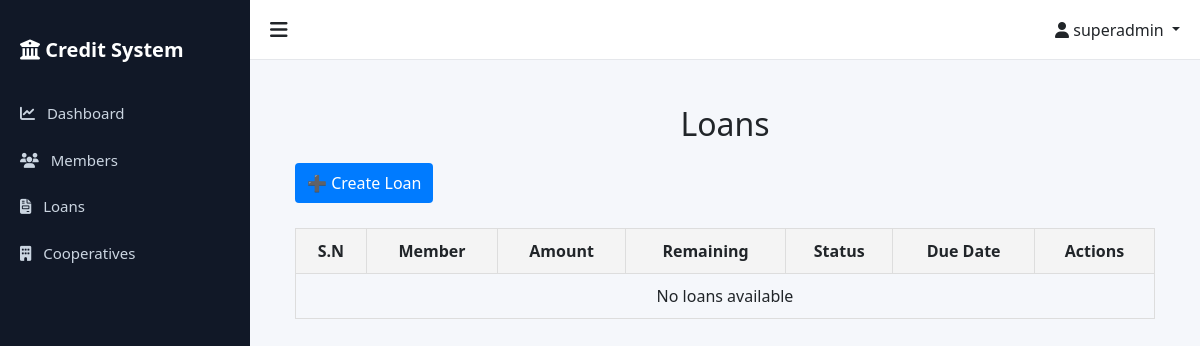
/loans/ (signed in), run on an earlier commit of the app's database.
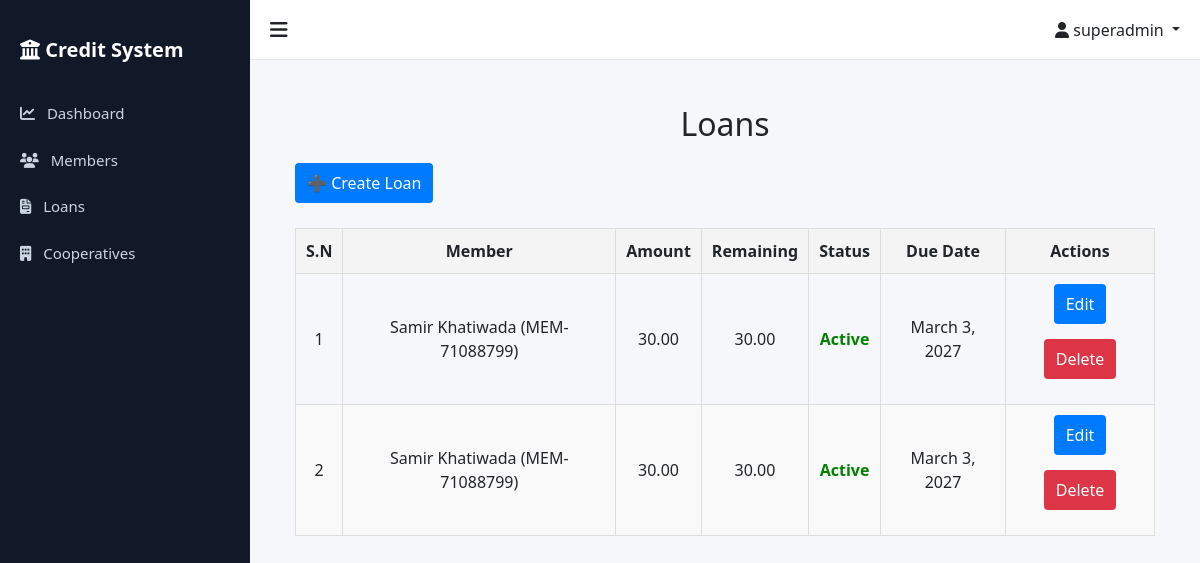
And on a later commit of the database.
### accounts/models.py (models this page shows, shortened)
class User(AbstractUser):
    ROLE_CHOICES = (
        ('superadmin', 'Super Admin'),
        ('admin', 'Admin'),
        ('staff', 'Staff'),
    )
    role = models.CharField(max_length=20, choices=ROLE_CHOICES, default='staff')
    cooperative = models.ForeignKey(
        'cooperatives.Cooperative',
        on_delete=models.SET_NULL,
        null=True,
        blank=True,
        related_name='users',
        help_text="Null for Super Admin users"
    )
    class Meta:
        ordering = ['-date_joined']
        indexes = [
            models.Index(fields=['role']),
            models.Index(fields=['cooperative']),
        ]
    def is_superadmin(self):
        return self.role == 'superadmin'
    def is_admin(self):
        return self.role == 'admin'
    def is_staff_user(self):
        return self.role == 'staff'

### loans/models.py (models this page shows, shortened)
class Loan(models.Model):
    STATUS_CHOICES = [
        ('Active', 'Active'),
        ('Cleared', 'Cleared'),
        ('Overdue', 'Overdue'),
    ]
    loan_id = models.AutoField(primary_key=True)
    member = models.ForeignKey(
        Member,
        on_delete=models.CASCADE,
        related_name="loans"
    )
    cooperative = models.ForeignKey(
        Cooperative,
        on_delete=models.CASCADE,
        related_name="loans"
    )
    loan_amount = models.DecimalField(max_digits=12, decimal_places=2)
    interest_rate = models.DecimalField(
        max_digits=5,
        decimal_places=2,
        help_text="Interest rate in %"
    )
    loan_date = models.DateField()
    due_date = models.DateField()
    status = models.CharField(
        max_length=10,
        choices=STATUS_CHOICES,
        default="Active"
    )
    remaining_balance = models.DecimalField(
        max_digits=12,
        decimal_places=2,
        blank=True
    )
    created_by = models.ForeignKey(
        settings.AUTH_USER_MODEL,
        on_delete=models.SET_NULL,
        null=True
    )
    created_at = models.DateTimeField(auto_now_add=True)

### members/models.py (models this page shows, shortened)
class Member(models.Model):
    full_name = models.CharField(max_length=255)
    citizenship_number = models.CharField(max_length=50, unique=True)
    unique_system_id = models.CharField(max_length=20, unique=True, editable=False)
    address = models.TextField()
    phone = models.CharField(max_length=20)
    blacklist_status = models.BooleanField(default=False)
    cooperative = models.ForeignKey(
        'cooperatives.Cooperative',
        on_delete=models.CASCADE,
        related_name='members'
    )
    created_at = models.DateTimeField(auto_now_add=True)
    updated_at = models.DateTimeField(auto_now=True)
    class Meta:
        ordering = ['-created_at']
        indexes = [
            models.Index(fields=['citizenship_number']),
            models.Index(fields=['unique_system_id']),
            models.Index(fields=['blacklist_status']),
        ]
    def __str__(self):
        return f"{self.full_name} ({self.unique_system_id})"

### loans/views.py (the view)
# urls.py: path('', LoanListView.as_view(), name='loan_list'),
class LoanListView(StaffOrAdminMixin, CooperativeAccessMixin, LoginRequiredMixin, ListView):
    model = Loan
    template_name = 'loans/loan_list.html'
    context_object_name = 'loans'
    paginate_by = 10
    ordering = ['-loan_date']
    def get_queryset(self):
        qs = super().get_queryset()
        if not self.request.user.is_superadmin():
            qs = qs.filter(cooperative=self.request.user.cooperative)
        return qs

### accounts/permissions.py (called while the page is built, shortened)
    def test_func(self):
        return self.request.user.is_authenticated and (
            self.request.user.is_staff_user() or
            self.request.user.is_admin() or
            self.request.user.is_superadmin()
        )

    def get_queryset(self):
        queryset = super().get_queryset()
        if self.request.user.is_superadmin():
            return queryset

    def get_context_data(self, **kwargs):
        context = super().get_context_data(**kwargs)
        if not self.request.user.is_superadmin() and self.request.user.cooperative:
            context['user_cooperative'] = self.request.user.cooperative
        return context

### templates/loans/loan_list.html (shortened to what this page needs)
{% extends "base.html" %}
{% block content %}
<div class="loan-container">
    <h2>Loans</h2>
    <a href="{% url 'loans:create_loan' %}" class="button">➕ Create Loan</a>
    <table>
        <thead>
            <tr>
                <th>S.N</th>
                <th>Member</th>
                <th>Amount</th>
                <th>Remaining</th>
                <th>Status</th>
                <th>Due Date</th>
                <th>Actions</th>
            </tr>
        </thead>
        <tbody>
            {% for loan in loans %}
            <tr>
                <td>{{ forloop.counter }}</td>
                <td>{{ loan.member }}</td>
                <td>{{ loan.loan_amount }}</td>
                <td>{{ loan.remaining_balance }}</td>
                <td>
                    {% if loan.status == "Active" %}
                        <span class="status-active">Active</span>
                    {% elif loan.status == "Overdue" %}
                        <span class="status-overdue">Overdue</span>
                    {% else %}
                        <span class="status-default">{{ loan.status }}</span>
                    {% endif %}
                </td>
                <td>{{ loan.due_date }}</td>
                <td>
                    <a href="#" class="button">Edit</a>
                    <a href="#" class="button" style="background-color:#dc3545;">Delete</a>
                </td>
            </tr>
            {% empty %}
            <tr>
                <td colspan="7">No loans available</td>
            </tr>
            {% endfor %}
        </tbody>
    </table>
</div>
{% endblock %}

### templates/base.html (shortened to what this page needs)
{% load static %}
<!DOCTYPE html>
<html lang="en">
<head>
<link href="https://cdn.jsdelivr.net/npm/bootstrap@5.3.2/dist/css/bootstrap.min.css" rel="stylesheet">
<link rel="stylesheet" href="https://cdnjs.cloudflare.com/ajax/libs/font-awesome/6.5.0/css/all.min.css">
</head>
<body>
<div id="sidebar" class="sidebar">
<div class="sidebar-brand">
<i class="fa-solid fa-building-columns"></i> Credit System
</div>
{% if user.is_authenticated %}
<a href="{% url 'accounts:dashboard' %}">
<i class="fa-solid fa-chart-line me-2"></i> Dashboard
</a>
<a href="{% url 'members:member_list' %}">
<i class="fa-solid fa-users me-2"></i> Members
</a>
<a href="{% url 'loans:loan_list' %}">
    <i class="fa-solid fa-file-invoice me-2"></i> Loans
</a>
{% if user.is_superadmin %} <a href="{% url 'cooperatives:list' %}"> <i class="fa-solid fa-building me-2"></i> Cooperatives </a>
{% elif user.cooperative %} <a href="{% url 'cooperatives:detail' user.cooperative.pk %}"> <i class="fa-solid fa-handshake me-2"></i> My Cooperative </a>
{% endif %}
{% endif %}
</div>
<div id="mainContent" class="main-content">
<div class="topbar">
<div class="toggle-btn" onclick="toggleSidebar()">
<i class="fa-solid fa-bars"></i>
</div>
<div>
{% if user.is_authenticated %}
<div class="dropdown">
<a class="dropdown-toggle text-dark text-decoration-none"
href="#"
role="button"
data-bs-toggle="dropdown">
<i class="fa-solid fa-user"></i>
{{ user.username }}
</a>
</div>
{% else %}
<a href="{% url 'accounts:login' %}" class="btn btn-primary btn-sm">
Login
</a>
{% endif %}
</div>
</div>
<div class="page-content">
{% block content %}
{% endblock %}
</div>
</div>
</body>
</html>

### templates/base.html (style rules this page uses)
body { overflow-x:hidden; background:#f5f7fb; }
.sidebar { height:100vh; width:250px; position:fixed; top:0; left:0; background:#111827; padding-top:20px; transition:all 0.3s; }
.sidebar a { color:#cbd5e1; padding:12px 20px; display:block; text-decoration:none; font-size:15px; }
.sidebar-brand { color:#fff; font-size:20px; font-weight:600; padding:15px 20px; margin-bottom:10px; }
.main-content { margin-left:250px; transition:all 0.3s; }
.topbar { height:60px; background:#fff; border-bottom:1px solid #e5e7eb; display:flex; align-items:center; justify-content:space-between; padding:0 20px; }
.toggle-btn { font-size:20px; cursor:pointer; }
.page-content { padding:25px; }

### templates/loans/loan_list.html (style rules this page uses)
.loan-container { max-width: 900px; margin: 0 auto; padding: 20px; }
h2 { text-align: center; margin-bottom: 20px; }
a.button { display: inline-block; padding: 8px 12px; background-color: #007bff; color: white; text-decoration: none; border-radius: 4px; margin-bottom: 15px; }
table { width: 100%; border-collapse: collapse; margin-top: 10px; }
th, td { padding: 10px; text-align: center; border: 1px solid #ddd; }
th { background-color: #f4f4f4; }
tr:nth-child(even) { background-color: #f9f9f9; }
.status-active { color: green; font-weight: bold; }

What changed in the data, as far as the page shows it:
added Loan: member "Samir Khatiwada (MEM-71088799)", loan_amount "30.00", remaining_balance "30.00", status "Active", due_date "March 3, 2027"
added Loan: member "Samir Khatiwada (MEM-71088799)", loan_amount "30.00", remaining_balance "30.00", status "Active", due_date "March 3, 2027"
Also different on the page:
text no longer shown: "No loans available"
